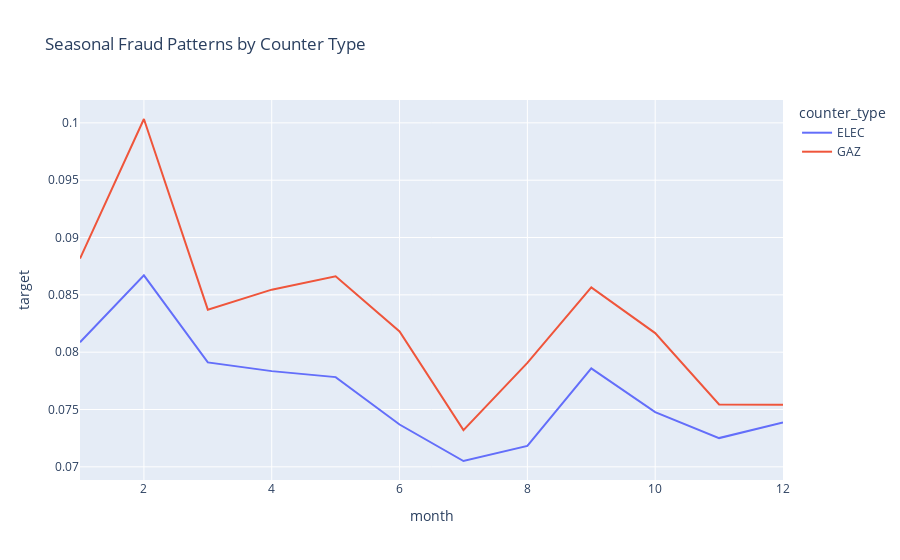

Notebook cell for this chart:
### Markdown cell above
3. Do seasonal variations in consumption patterns differ across counter_type and fraud categories?

### Code cell
# Create month column
df['month'] = pd.to_datetime(df['invoice_date']).dt.month

# seasonal patterns
seasonal_fraud = df.groupby(['month', 'counter_type'])['target'].mean().reset_index()

fig = px.line(seasonal_fraud,
              x='month',
              y='target',
              color='counter_type',
              title='Seasonal Fraud Patterns by Counter Type')
fig.show()

### Figure 1 — Plotly figure (JSON) as saved in the notebook; plotly's stock layout.template omitted (floating-point values rounded to 4 significant figures)
{"data": [{"hovertemplate": "counter_type=ELEC<br>month=%{x}<br>target=%{y}<extra></extra>", "legendgroup": "ELEC", "line": {"color": "#636efa", "dash": "solid"}, "marker": {"symbol": "circle"}, "mode": "lines", "name": "ELEC", "orientation": "v", "showlegend": true, "type": "scatter", "x": [1, 2, 3, 4, 5, 6, 7, 8, 9, 10, 11, 12], "xaxis": "x", "y": [0.08087, 0.08671, 0.07911, 0.07835, 0.07783, 0.07369, 0.07051, 0.07182, 0.07859, 0.07478, 0.07251, 0.07386], "yaxis": "y"}, {"hovertemplate": "counter_type=GAZ<br>month=%{x}<br>target=%{y}<extra></extra>", "legendgroup": "GAZ", "line": {"color": "#EF553B", "dash": "solid"}, "marker": {"symbol": "circle"}, "mode": "lines", "name": "GAZ", "orientation": "v", "showlegend": true, "type": "scatter", "x": [1, 2, 3, 4, 5, 6, 7, 8, 9, 10, 11, 12], "xaxis": "x", "y": [0.08816, 0.1003, 0.08371, 0.08545, 0.08662, 0.0818, 0.0732, 0.07907, 0.08565, 0.08166, 0.07544, 0.07541], "yaxis": "y"}], "layout": {"legend": {"title": {"text": "counter_type"}, "tracegroupgap": 0}, "title": {"text": "Seasonal Fraud Patterns by Counter Type"}, "xaxis": {"anchor": "y", "domain": [0, 1], "title": {"text": "month"}}, "yaxis": {"anchor": "x", "domain": [0, 1], "title": {"text": "target"}}}}
